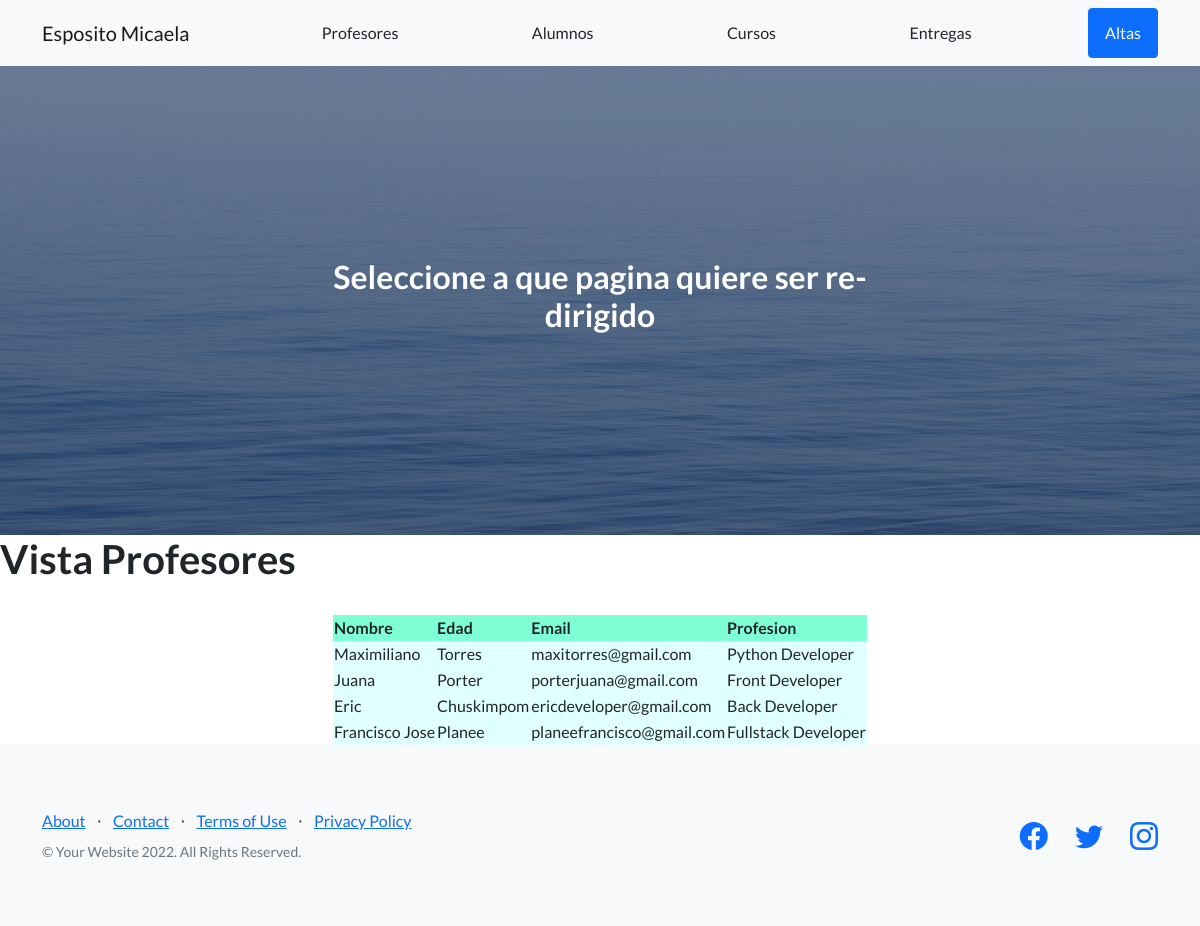
The page /appcoder/profesores on the database as committed earlier.
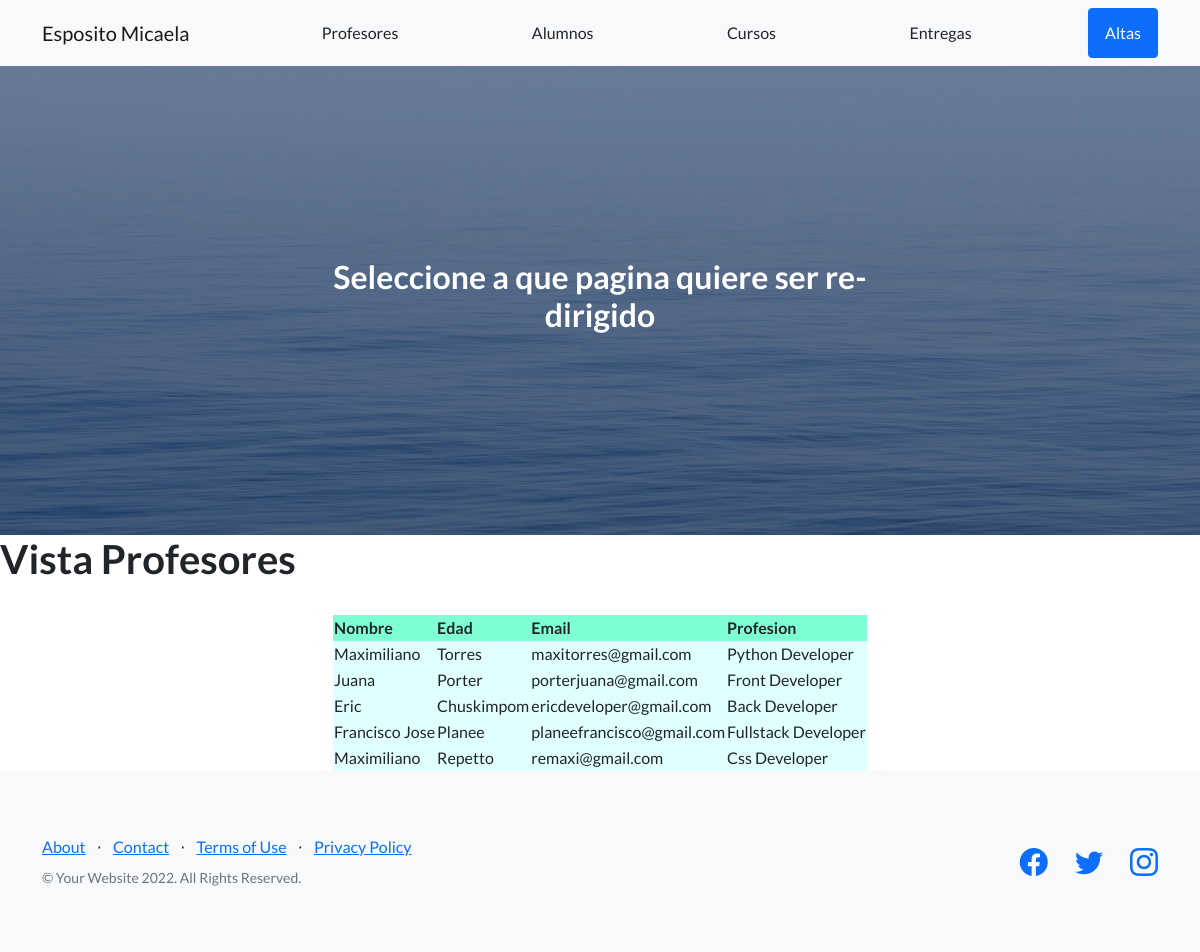
The same page on the database as committed later.
### app_coder/models.py (models this page shows)
class Profesor(models.Model):
    nombre=models.CharField(max_length=40)
    apellido=models.CharField(max_length=40)
    email=models.EmailField(max_length=40)
    profesion=models.CharField(max_length=40)

### app_coder/views.py (the view)
# urls.py: path('profesores',views.profesores,name="profesores"),
def profesores(request):
    profe= Profesor.objects.all()
    bdprofe={"bdprofe": profe}
    return render(request,'profesores.html',bdprofe)

### app_coder/templates/profesores.html
{% extends 'padre.html' %}
{% load static %}
{% block contenioQueCambia %}
    <h1>Vista Profesores</h1>
    <table style="border:1px; margin: 0 auto">
        <tr style="background-color: aquamarine">
          <td><strong>Nombre</strong></td>&nbsp;
          <td><strong>Edad</strong></td>&nbsp;
          <td><strong>Email</strong></td>&nbsp;
          <td><strong>Profesion</strong></td>&nbsp;
        </tr>
        {% for profe in bdprofe %}
        <tr style="background-color: lightcyan">
          <td>{{profe.nombre}}</td>
          <td>{{profe.apellido}}</td>
          <td>{{profe.email}}</td>
          <td>{{profe.profesion}}</td>
        </tr>
        {% endfor %}
        </table>
{% endblock %}

### app_coder/templates/padre.html (shortened to what this page needs)
<!DOCTYPE html>
<html lang="en">
    <head>
        {% load static %}
        <link href="https://cdn.jsdelivr.net/npm/bootstrap-icons@1.5.0/font/bootstrap-icons.css" rel="stylesheet" type="text/css" />
        <link href="{% static 'app_coder/css/styles.css' %}" rel="stylesheet" />
    </head>
    <body>
        <nav class="navbar navbar-light bg-light static-top">
            <div class="container">
                <a class="navbar-brand" href="{% url 'biografia' %}">Esposito Micaela</a>
                <a class="btn" href="{% url 'profesores' %} ">Profesores</a>
                <a class="btn" href="{% url 'estudiantes' %}">Alumnos</a>
                <a class="btn" href="{% url 'cursos' %}">Cursos</a>
                <a class="btn" href="{% url 'entregas' %}">Entregas</a>
                <a class="btn btn-primary" href="{% url 'altas' %}">Altas</a>
            </div>
        </nav>
        <header class="masthead">
            <div class="container position-relative">
                <div class="row justify-content-center">
                    <div class="col-xl-6">
                        <div class="text-center text-white">
                            <h2>Seleccione a que pagina quiere ser re-dirigido</h2>
                        </div>
                    </div>
                </div>
            </div>
        </header>
        {% block contenioQueCambia %}{% endblock %}
        <footer class="footer bg-light">
            <div class="container">
                <div class="row">
                    <div class="col-lg-6 h-100 text-center text-lg-start my-auto">
                        <ul class="list-inline mb-2">
                            <li class="list-inline-item"><a href="#!">About</a></li>
                            <li class="list-inline-item">⋅</li>
                            <li class="list-inline-item"><a href="#!">Contact</a></li>
                            <li class="list-inline-item">⋅</li>
                            <li class="list-inline-item"><a href="#!">Terms of Use</a></li>
                            <li class="list-inline-item">⋅</li>
                            <li class="list-inline-item"><a href="#!">Privacy Policy</a></li>
                        </ul>
                        <p class="text-muted small mb-4 mb-lg-0">&copy; Your Website 2022. All Rights Reserved.</p>
                    </div>
                    <div class="col-lg-6 h-100 text-center text-lg-end my-auto">
                        <ul class="list-inline mb-0">
                            <li class="list-inline-item me-4">
                                <a href="#!"><i class="bi-facebook fs-3"></i></a>
                            </li>
                            <li class="list-inline-item me-4">
                                <a href="#!"><i class="bi-twitter fs-3"></i></a>
                            </li>
                            <li class="list-inline-item">
                                <a href="#!"><i class="bi-instagram fs-3"></i></a>
                            </li>
                        </ul>
                    </div>
                </div>
            </div>
        </footer>
    </body>
</html>

Rows that differ between the two databases and show on the page:
added Profesor: nombre "Maximiliano", apellido "Repetto", email "remaxi@gmail.com", profesion "Css Developer"
